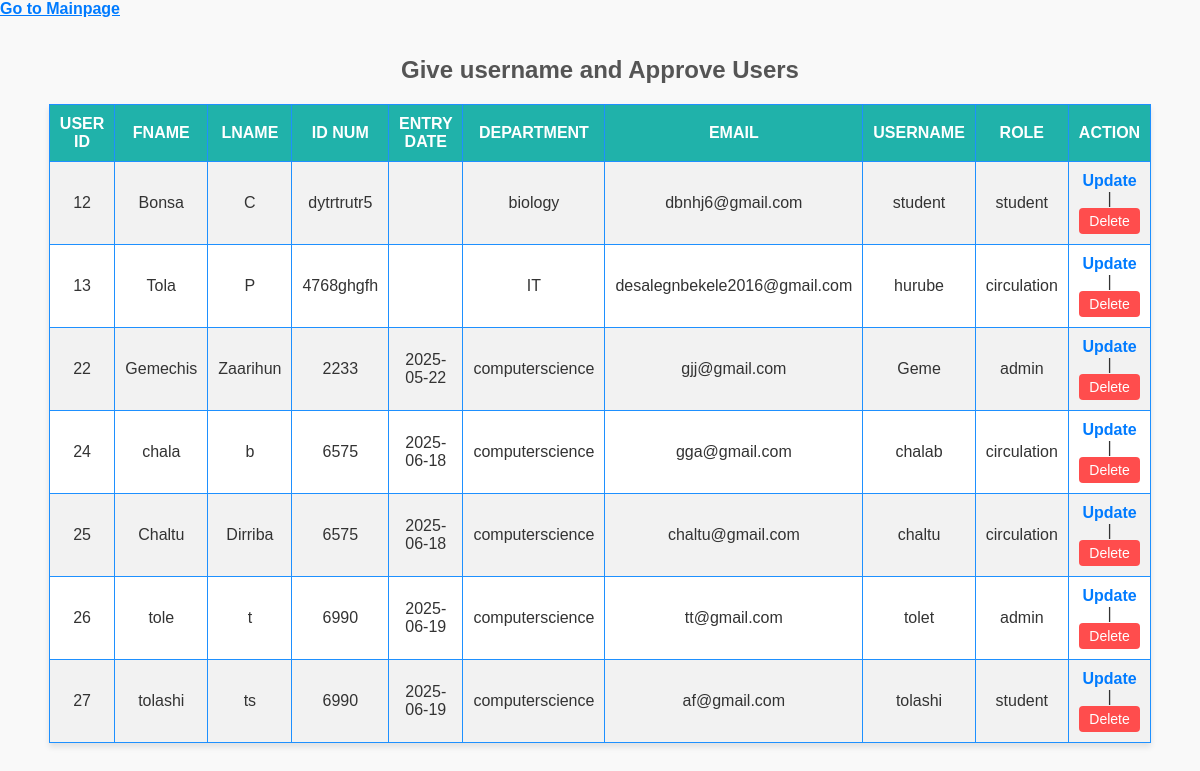
/Viewusers.php, run on the app's committed database.
### tables this page shows
CREATE TABLE `users` (
  `user_id` int(11) NOT NULL,
  `fname` varchar(255) NOT NULL,
  `lname` varchar(255) NOT NULL,
  `idnum` varchar(255) NOT NULL,
  `entry_date` varchar(255) NOT NULL,
  `department` varchar(255) NOT NULL,
  `email` varchar(255) NOT NULL,
  `username` varchar(50) NOT NULL,
  `password` varchar(255) NOT NULL,
  `role` enum('admin','circulation','student') NOT NULL DEFAULT 'circulation'
);

### Viewusers.php (the view, shortened to what this page needs)
<?php
include('db.php');
$sql= "SELECT *FROM users";
$result=$conn->query($sql);
 ?>
 <!DOCTYPE html>
 <html>
 <head>
 </head>
 <body>
      <a href="Adminpage.php">Go to Mainpage</a><br><br>
    <h2>Give username and Approve Users</h2>
    <table onresize="device-width">
        <tr>
            <th>User ID</th>
     		<th>fname</th>
     		<th>lname</th>
     		<th>ID num</th>
            <th>Entry Date</th>
     		<th>Department</th>
             <th>Email</th>
            <th>username</th>
            <th>role</th>
            <th>Action</th>
     	</tr>
<?php
        if ($result->num_rows>0) {
            while($row = $result->fetch_assoc()) {
                echo "<tr>
                        <td>" . $row['user_id'] . "</td>
                        <td>" . $row['fname'] . "</td>
                        <td>" . $row['lname'] . "</td>
                        <td>" . $row['idnum'] . "</td>
                        <td>" . $row['entry_date'] . "</td>
                        <td>" . $row['department'] . "</td>
                        <td>" . $row['email'] . "</td>
                        <td>" . $row['username'] . "</td>
                        <td>" . $row['role'] . "</td>
                           <td>
                        <a href='update.php?id=".$row['user_id']."'>Update</a> |
                        <form action='' method='POST' style='display:inline;'>
                            <input type='hidden' name='user_id' value='".$row['user_id']."'>
                            <input type='submit' name='delete' value='Delete' onclick='return confirm(\"Are you sure?\");'>
                        </form>
                    </td>
                    </tr>";
            }
        } else {
            echo "<tr><td colspan='4'>No requests found</td></tr>";
        }
        ?>
     </table>
</body>
</html>

### Viewusers.php (style rules this page uses)
body { font-family: Arial, sans-serif; margin: 0; padding: 0; background-color: #f9f9f9; color: #333; }
h2 { text-align: center; margin-top: 20px; color: #555; }
table { border-collapse: collapse; width: 80%; margin: 20px auto; background-color: white; box-shadow: 0px 4px 6px rgba(0, 0, 0, 0.1); }
th, td { border: 1px solid dodgerblue; padding: 10px; text-align: center; }
th { background-color: lightseagreen; color: white; font-weight: bold; text-transform: uppercase; }
tr:nth-child(even) { background-color: #f2f2f2; }
a { color: #007bff; text-decoration: none; font-weight: bold; }
form { display: inline-block; }
input[type="submit"] { background-color: #ff4d4d; border: none; color: white; padding: 5px 10px; border-radius: 4px; cursor: pointer; font-size: 14px; }

### data on the page
users: user_id "12", fname "Bonsa", lname "C", idnum "dytrtrutr5", department "biology", email "dbnhj6@gmail.com", username "student", role "student"
users: user_id "13", fname "Tola", lname "P", idnum "4768ghgfh", department "IT", email "desalegnbekele2016@gmail.com", username "hurube", role "circulation"
users: user_id "22", fname "Gemechis", lname "Zaarihun", idnum "2233", entry_date "2025-05-22", department "computerscience", email "gjj@gmail.com", username "Geme", role "admin"
users: user_id "24", fname "chala", lname "b", idnum "6575", entry_date "2025-06-18", department "computerscience", email "gga@gmail.com", username "chalab", role "circulation"
users: user_id "25", fname "Chaltu", lname "Dirriba", idnum "6575", entry_date "2025-06-18", department "computerscience", email "chaltu@gmail.com", username "chaltu", role "circulation"
users: user_id "26", fname "tole", lname "t", idnum "6990", entry_date "2025-06-19", department "computerscience", email "tt@gmail.com", username "tolet", role "admin"
users: user_id "27", fname "tolashi", lname "ts", idnum "6990", entry_date "2025-06-19", department "computerscience", email "af@gmail.com", username "tolashi", role "student"
